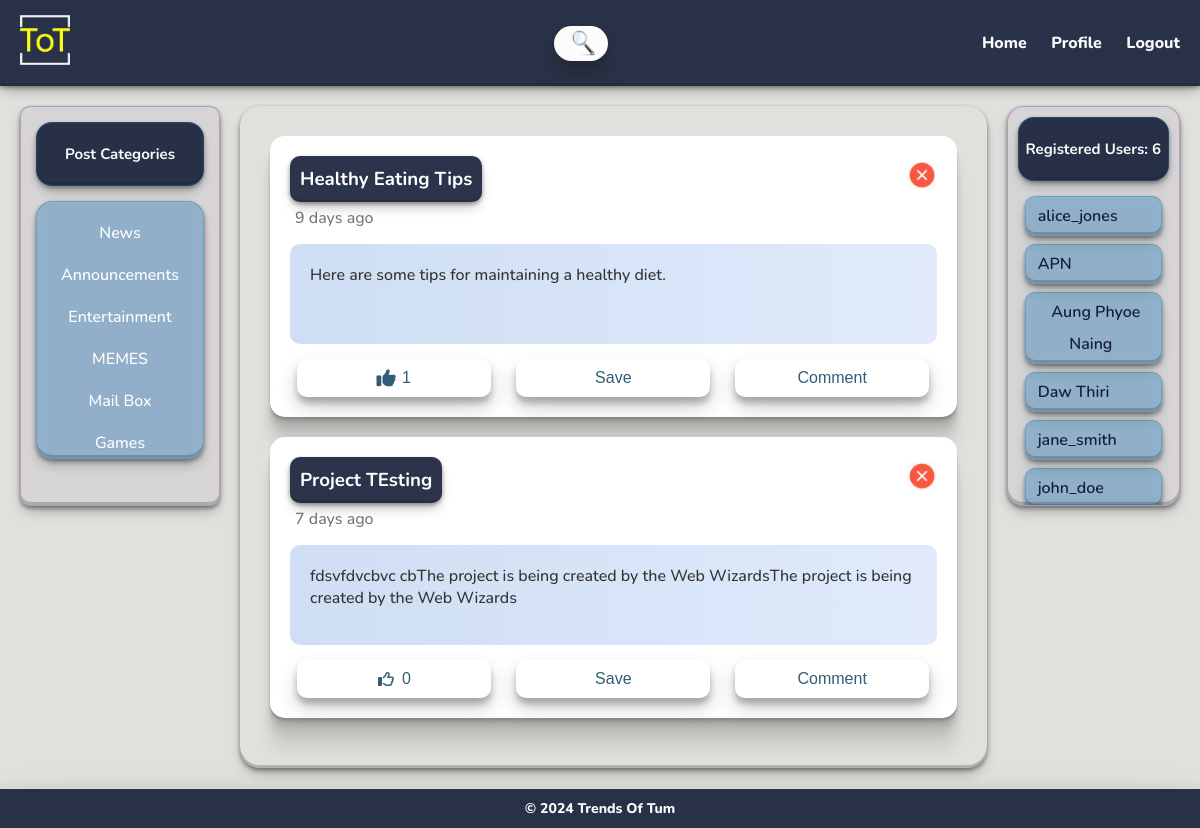
The page /index.php?category=2 (signed in) on the database its author committed.
### tables this page shows
CREATE TABLE `categories` (
  `id` int(11) NOT NULL,
  `name` varchar(100) NOT NULL,
  `created_at` timestamp NOT NULL DEFAULT current_timestamp()
);

CREATE TABLE `posts` (
  `id` int(11) NOT NULL,
  `title` varchar(255) NOT NULL,
  `content` text NOT NULL,
  `author_id` int(11) DEFAULT NULL,
  `category_id` int(11) DEFAULT NULL,
  `created_at` timestamp NOT NULL DEFAULT current_timestamp(),
  `likes` int(11) DEFAULT 0
);

CREATE TABLE `users` (
  `id` int(11) NOT NULL,
  `username` varchar(50) NOT NULL,
  `email` varchar(100) NOT NULL,
  `password` varchar(255) NOT NULL,
  `created_at` timestamp NOT NULL DEFAULT current_timestamp()
);

### time_calculator.php (called while the page is built)
<?php
function simple_time_ago($created_at) {
    $time_ago = strtotime($created_at);
    $current_time = time();
    $time_difference = $current_time - $time_ago;
    $seconds = $time_difference;
    if ($seconds <= 60) {
        return "Just now";
    } elseif ($seconds <= 3600) {
        return floor($seconds / 60) . " minutes ago";
    } elseif ($seconds <= 86400) {
        return floor($seconds / 3600) . " hours ago";
    } else {
        return floor($seconds / 86400) . " days ago";
    }
}
?>

### load_posts.php (the view, shortened to what this page needs)
<?php
include('db_config.php');
require_once('time_calculator.php');
$category = isset($_GET['category']) ? $_GET['category'] : null;
$user_id = $_SESSION["user_id"];
if ($category) {
    $query = "SELECT * FROM posts WHERE category_id = '$category'";
} else {
    $query = "SELECT * FROM posts ORDER BY created_at DESC";
}
$result = $conn->query($query);
while ($post = $result->fetch_assoc()) {
    $post_id = $post['id'];
    $likeQuery = "SELECT * FROM likes WHERE post_id = $post_id AND user_id = $user_id";
    $likeResult = $conn->query($likeQuery);
    $isLiked = $likeResult->num_rows > 0;
?>
    <article class="post" id="post-<?php echo $post['id'] ?>">
        <div class="post-header">
            <div class="post-title">
                <h3><?php echo $post['title'] ?></h3>
            </div>
            <div class="close-btn" onclick="hidePost(<?php echo $post['id']; ?>)">
                <img src="Close.png" width="30" height="30" alt="Close">
            </div>
        </div>
        <div class="posted-time" style="color :#71797E; margin-top : 5px; margin-left: 5px">
            <p><?php echo simple_time_ago($post['created_at']) ?></p>
        </div>
        <div class=" post-content"><?php echo $post['content'] ?>
            </div>
            <div class="post-actions">
                <button id="like-button-<?php echo $post['id'] ?>" class="<?php echo $isLiked ? 'liked' : 'not-liked'; ?>" onclick="likePost(<?php echo $post['id'] ?>)">
                    <i class="fa <?php echo $isLiked ? 'fa-thumbs-up' : 'fa-thumbs-o-up'; ?>"></i>
                    <span id="like-count-<?php echo $post['id'] ?>"><?php echo $post['likes'] ?></span>
                </button>
                <button onclick="savePost(<?php echo $post['id'] ?>)">Save</button>
                <button onclick="toggleCommentBox(<?php echo $post['id'] ?>)">Comment</button>
            </div>
    </article>
<?php }
?>

### load_categories.php
<?php
include('db_config.php');
$query = "SELECT * FROM categories";
$result = $conn->query($query);
while ($category = $result->fetch_assoc()) {
    echo "<li><a href='index.php?category=" . $category['id'] . "'>" . $category['name'] . "</a></li>";
}

### show_user_list.php
<?php
include 'db_config.php';
$query = "SELECT username FROM users";
$result = $conn->query($query);
while ($row = $result->fetch_assoc()){ ?>
<div class="user-container">
<li><a href="#"><?php echo $row['username']?></a></li>
</div>
<?php }
?>

### css/glass_style.css (style rules this page uses)
* { margin: 0; padding: 0; box-sizing: border-box; }
body { font-family: "Nunito", sans-serif; font-optical-sizing: auto; font-weight: 800; font-style: normal; background: #e0e1dd; color: #333; min-height: 100vh; height: 100%; display: flex; flex-direction: column; }
header, footer, .categories, .post, .registered-users { box-shadow: rgba(17, 17, 26, 0.1) 0px 4px 16px, rgba(17, 17, 26, 0.1) 0px 8px 24px, rgba(17, 17, 26, 0.1) 0px 16px 56px; transition: box-shadow 0.3s ease-in-out; }
.categories li { margin: 10px 0; }
.categories a { text-align: center; text-decoration: none; color: white; display: block; border-radius: 5px; transition: transform 0.2s; font-weight: 500; }
.post { background: white; border-radius: 15px; padding: 20px; font-weight: 500; position: relative; transition: transform 0.3s; box-shadow: rgba(0, 0, 0, 0.09) 0px 2px 1px, rgba(0, 0, 0, 0.09) 0px 4px 2px, rgba(0, 0, 0, 0.09) 0px 8px 4px, rgba(0, 0, 0, 0.09) 0px 16px 8px, rgba(0, 0, 0, 0.09) 0px 32px 16px; max-width: 800px; margin: 0 auto; margin-bottom: 20px; transition: 0.3s; }
.post-header { display: flex; align-items: center; justify-content: space-between; color: white; }
.post-title { background: #161f38; opacity: 0.9; display: inline-block; padding: 10px; border-radius: 10px; box-shadow: rgba(0, 0, 0, 0.4) 0px 2px 4px, rgba(0, 0, 0, 0.3) 0px 7px 13px -3px, rgba(0, 0, 0, 0.2) 0px -3px 0px inset; font-size: 16px; }
.close-btn { background: transparent; border: none; font-size: 24px; color: #ff9a9e; cursor: pointer; }
.post-content { margin: 15px 0; font-size: 16px; background: #e0eafc; background: -webkit-linear-gradient(to right, #cfdef3, #e0eafc); background: linear-gradient(to right, #cfdef3, #e0eafc); border-radius: 10px; height: 100px; padding: 20px; overflow-y: scroll; }
.post-actions { display: flex; justify-content: space-around; }
.post-actions button { padding: 10px 20px; background: rgb(255, 255, 255); border: none; color: #345c75; border-radius: 10px; cursor: pointer; transition: all 0.3s ease; width: 30%; box-shadow: rgba(0, 0, 0, 0.19) 0px 10px 20px, rgba(0, 0, 0, 0.23) 0px 6px 6px; font-size: 16px; display: flex; align-items: center; justify-content: center; transition: 0.3s; }
.user-container { display: flex; justify-content: space-between; }
.user-list .user-container { background: rgba(0, 119, 182, 0.3); border-radius: 10px; box-shadow: rgba(0, 0, 0, 0.4) 0px 2px 4px, rgba(0, 0, 0, 0.3) 0px 7px 13px -3px, rgba(0, 0, 0, 0.2) 0px -3px 0px inset; backdrop-filter: blur(5px); -webkit-backdrop-filter: blur(5px); border: 1px solid rgba(0, 119, 182, 0.3); list-style: none; line-height: 2em; padding: 3px 7px; margin: 0 7px; margin-bottom: 8px; text-align: center; }
.user-list ul li { list-style-type: none; }
.user-list ul li a { font-weight: 600; text-decoration: none; margin: 3px 5px; color: #161f38; }
.post-actions { display: flex; align-items: center; gap: 10px; }
button i { margin-right: 8px; transition: transform 0.2s ease; }
button.liked { background-color: white; color: #345c75; }
button.liked i { color: #345c75; transform: scale(1.2); }
button.not-liked { background-color: white; color: #345c75; }
button.not-liked i { color: #345c75; transform: scale(1); }

### rows shown on the page
categories: name "News"
categories: name "Announcements"
categories: name "Entertainment"
categories: name "MEMES"
categories: name "Mail Box"
categories: name "Games"
posts: title "Healthy Eating Tips", created_at "9 days ago", content "Here are some tips for maintaining a healthy diet.", likes "1"
posts: title "Project TEsting", created_at "7 days ago", content "fdsvfdvcbvc cbThe project is being created by the Web WizardsThe project is being created by the Web Wizards", likes "0"
users: username "alice_jones"
users: username "APN"
users: username "Aung Phyoe Naing"
users: username "Daw Thiri"
users: username "jane_smith"
users: username "john_doe"

### other values the page prints
$row['count'] "6"
